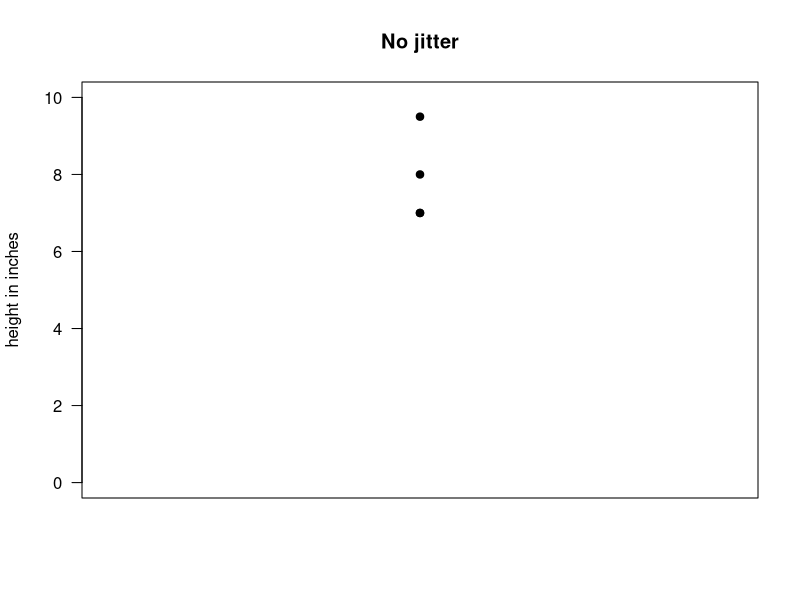
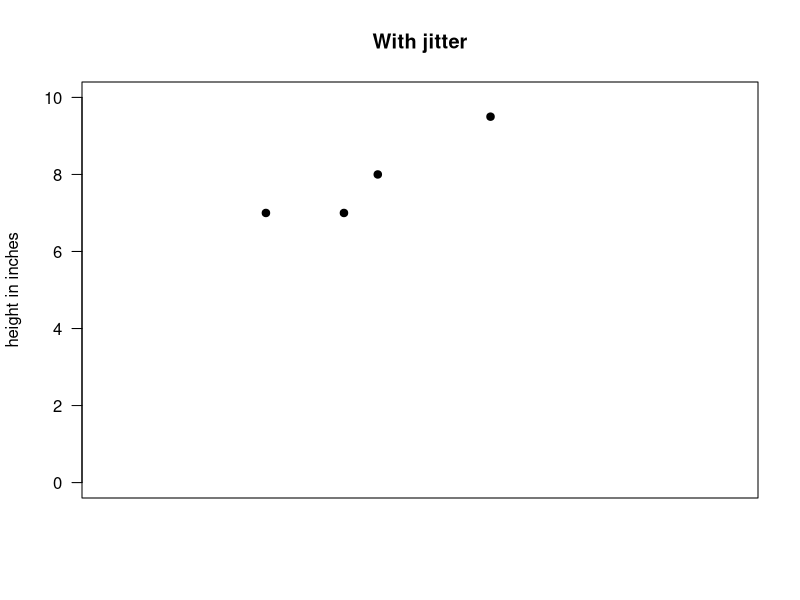
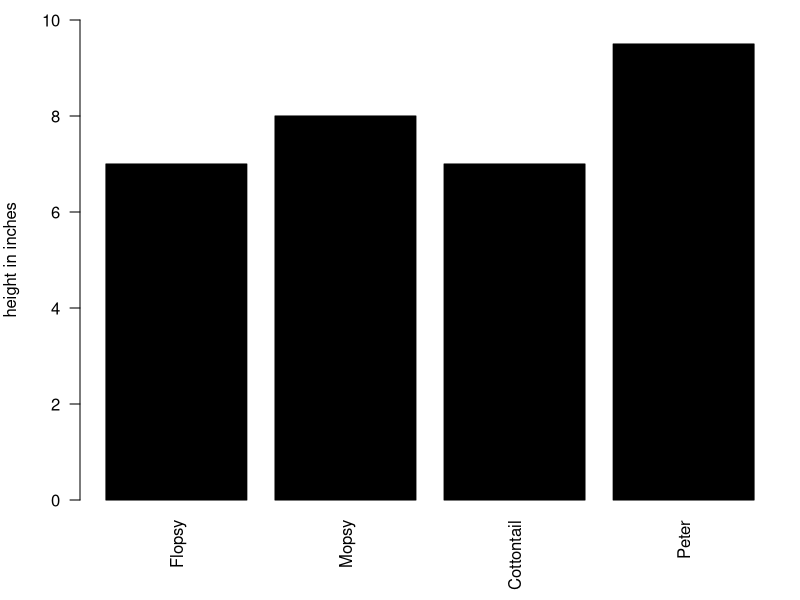
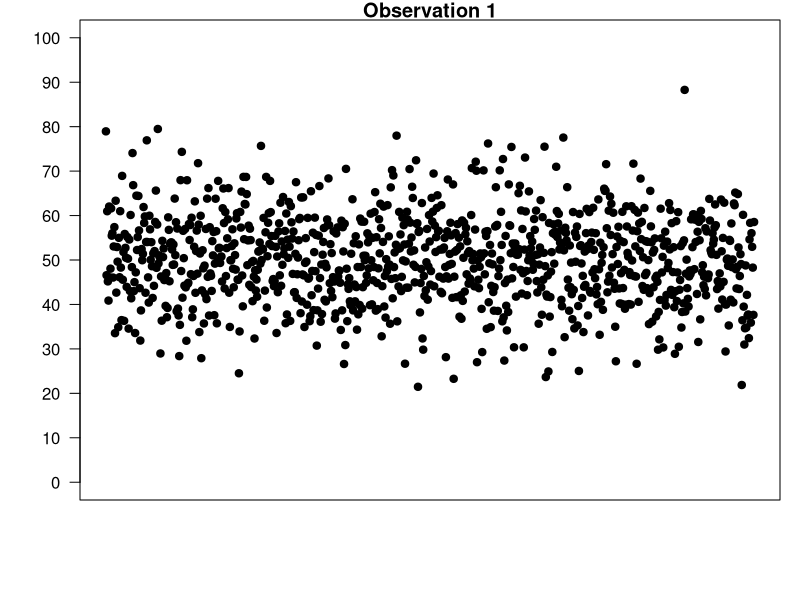
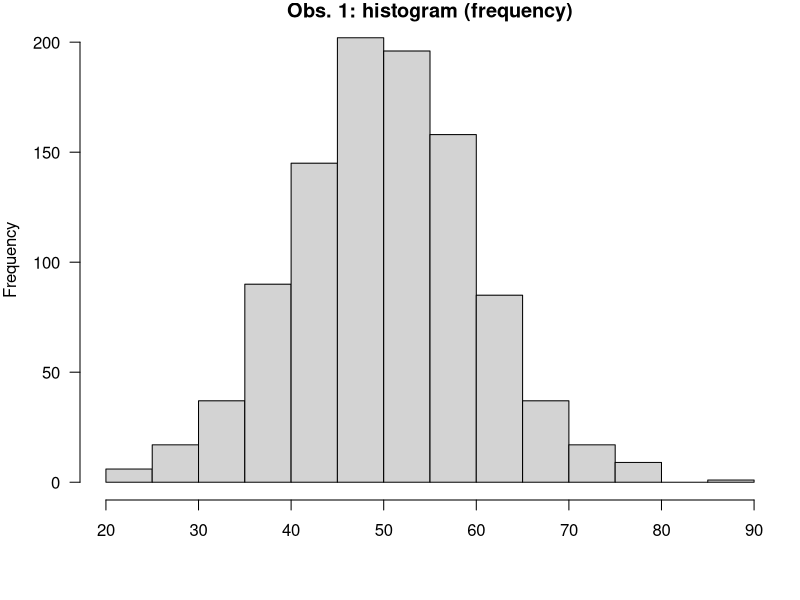
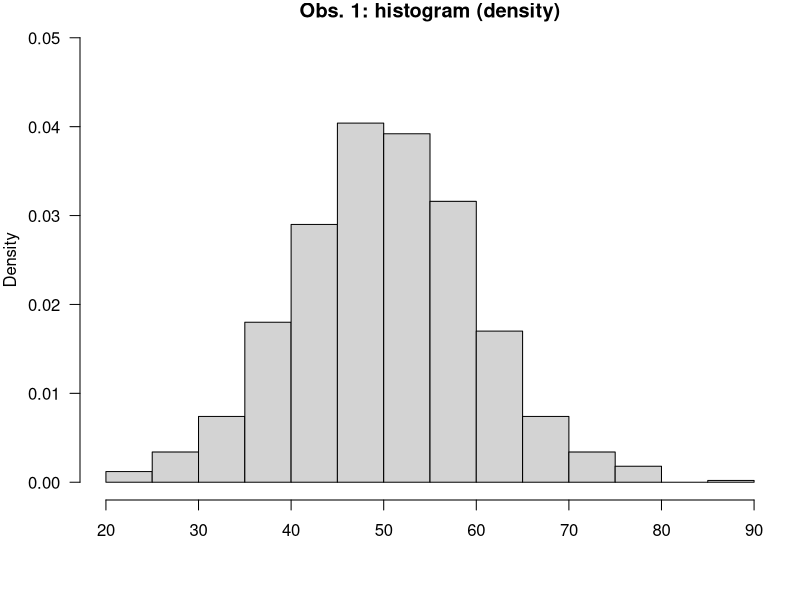
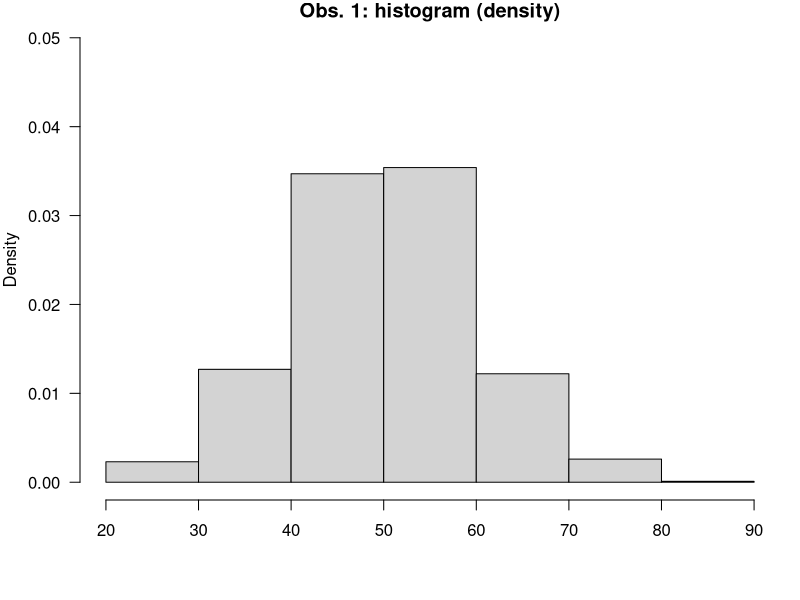
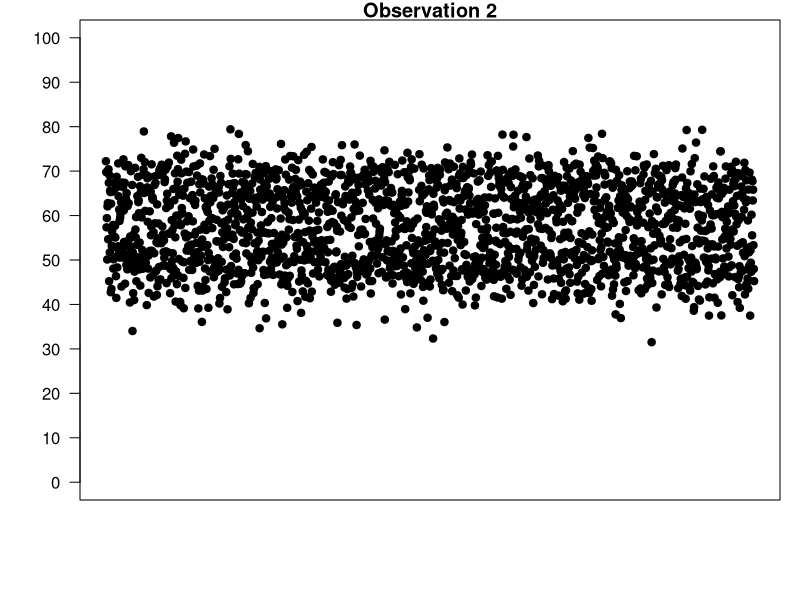

Write R code to recreate these figures, in order.
## ---- chunk 1
knitr::opts_chunk$set(comment = NA)
knitr::opts_chunk$set( prompt=TRUE ) 

knitr::knit_hooks$set(small.mar = function(before, options, envir) {
    if (before) par(mar = c(2, 2, 1, 1))  # smaller margin on top and right
})
knitr::knit_hooks$set(left.mar = function(before, options, envir) {
    if (before) par(mar = c(2, 4, 1, 1))  # smaller margin on top and right
})
knitr::knit_hooks$set(med.mar = function(before, options, envir) {
    if (before) par(mar = c(4, 4, 1, 1))  # smaller margin on top and right
})
knitr::knit_hooks$set(bottom.mar = function(before, options, envir) {
    if (before) par(mar = c(3, 2, 1, 1))  # smaller margin on top and right
})
## ---- chunk 2
height = c(7,8,7,9.5)
weight = c(4,3.2, 3.7, 5.4)
myTable=data.frame(height, weight)
rownames(myTable)=c('Flopsy','Mopsy','Cottontail','Peter')

my_observations = rnorm(1000, mean=50, sd=10)
my_bivariate = c( rnorm(1000, mean=50, sd=5), rnorm(1000, mean=65, sd=5) )
pap_no = c( 9,17,9,0,15,12,7,0,0,0,13,10,0,0,0,8,1,7,4,
  7,2,12,1,4,0,35,6,9,0,0,12,16,16,0,6,3,0,4,
  0,0,0,0,3,2,1,7,5,23,2,3,3,5,0,3,5,17,1,
  1,4,21,0,0,2,14,5,2,0,3,6,2,1)

MCV = c( 59.5,49.0,48.7,50.1,49.9,54.5,57.0,63.2,47.5,65.1,63.5,61.3,77.3,50.2,50.9,66.4,62.1,49.7,58.2,60.0,54.8,45.3,48.8,61.2,47.8,53.4,60.1,61.4,
57.9,61.2,62.1,64.6,61.3,45.8,65.9,47.6,59.4,63.5,52.2,51.8,75.9,51.3,60.6,55.7,69.3,50.5,57.7,54.6,67.7,60.5,54.4,58.6,73.6,60.0,53.2,49.6,
56.4,62.0,48.9,52.9,50.1,56.3,56.6,64.3,59.3,57.3,57.2,48.1,46.6,45.2,48.7,60.6,48.0,47.5,52.7,49.7,56.4,51.2,46.1,43.8,51.7,47.4,59.0,54.1,
47.9,43.6,47.6,53.7,45.2,48.7,49.7,46.6,51.2,46.1,50.6,54.2,47.4,52.7,51.7,50.6,49.5,55.1,51.9,59.6,46.3,51.0,48.3,50.2,56.5,56.3,46.5,45.8,
55.3,47.0,49.8,47.6,56.9,55.4,52.9,58.1,58.2,56.0,57.0,48.6,55.4,58.3,57.2,58.6,55.0,65.5,60.7,45.5,44.1,47.2,50.4,46.7,55.1,52.5,53.1,55.2,
52.3,50.5,48.9,45.2,53.3,48.4,55.0,55.4,49.2,43.6,52.2,51.6,49.0,51.0,60.4,45.7,55.0,50.5,46.8,46.4,46.5,54.4,46.1,48.4,56.1,55.2,56.8,58.1,
47.7,55.0,58.6,55.2,47.2,46.5,58.2,56.7,58.9,57.3,54.2,54.6,54.9,55.7,54.7,56.1,55.3,51.1,48.3,46.2,51.6,54.7,49.9,54.0,55.8,49.6,46.2,58.4,
52.4,44.7,47.8,59.2,57.3,49.6,45.9,44.3,57.0,44.4,47.8,49.4,50.7,56.0,47.6,52.8,46.0,47.6,51.4,55.4,45.5,46.2,47.1,51.3,52.4,49.4,48.0,46.2)

## ---- chunk 3
eye_color = c("brown", "blue", "blue", "green","blue","grey")
eye_color
f_eye_color = factor(eye_color)
f_eye_color
## ---- chunk 4
plot( c(1,1,1,1), myTable$height, ylim=c(0,10), xlim=c(0.8, 1.2),
      ylab="height in inches", xlab="", axes=FALSE, main="No jitter", pch=19 )
box()
axis(2, seq(from=0, to=10, by=2), las=1)


x_locations = jitter( c(1,1,1,1), factor=5 )
plot( x_locations, myTable$height, ylim=c(0,10), xlim=c(0.8, 1.2),
      ylab="height in inches", xlab="", axes=FALSE, main="With jitter", pch=19 )
box()
axis(2, seq(from=0, to=10, by=2), las=1)
## ---- chunk 5
par(mar=c(5,4,1,1))
barplot( myTable$height, names.arg=rownames(myTable), las=2,
         ylab="height in inches", xlab="", ylim=c(0,10), col="black"  )
## ---- chunk 6
plot(my_observations,  pch=19, ylab="", xlab="",
     ylim=c(0,100), axes=FALSE, main="Observation 1")
box()
axis(2, seq(from=0, to=100, by=10), las=1)
## ---- chunk 7
h=hist(my_observations, las=1, xlab="", 
        col="lightgray", main="Obs. 1: histogram (frequency)")
## ---- chunk 8
freq_break_begin=h$breaks[which(h$counts==max(h$counts))][1]
freq_break_end=h$breaks[which(h$counts==max(h$counts))[1]+1]
## ---- chunk 9
h=hist(my_observations, las=1, xlab="", freq=FALSE, ylim=c(0,0.05),
       col="lightgray", main="Obs. 1: histogram (density)")
## ---- chunk 10
h=hist(my_observations, las=1, xlab="", freq=FALSE, ylim=c(0,0.05),
       col="lightgray", main="Obs. 1: histogram (density)", breaks=5)
## ---- chunk 11
plot(sample(my_bivariate),  pch=19, ylab="", xlab="",
     ylim=c(0,100), axes=FALSE, main="Observation 2")
box()
axis(2, seq(from=0, to=100, by=10), las=1)
## ---- chunk 12
h=hist(my_bivariate, las=1, xlab="", main="Observation 2: histogram", ylim=c(0,400), col="lightgray" )
## ---- chunk 13
hist(MCV, breaks=5, main="MCV, wider bins", col="lightgray", xlim=c(40,80), ylim=c(0,80), las=1 )
hist(MCV, breaks=20, main="MCV, narrower bins", col="lightgray", xlim=c(40,80), ylim=c(0,40), las=1 )
